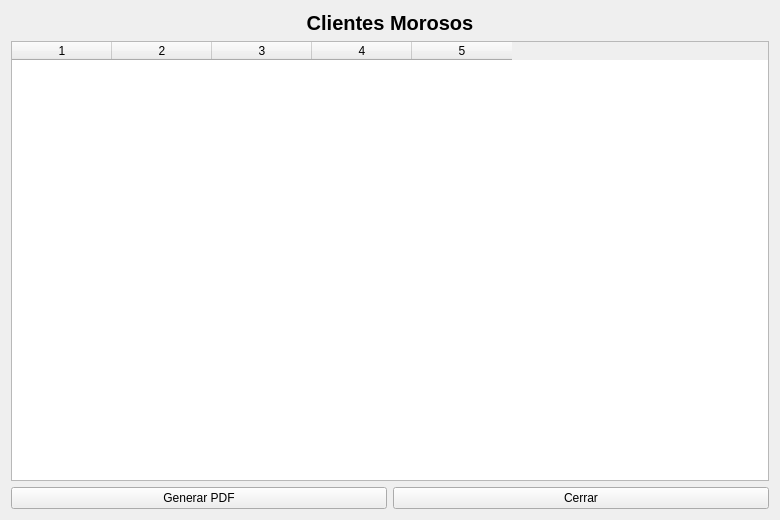
<?xml version="1.0" encoding="UTF-8"?>
<ui version="4.0">
 <class>VentanaMorosos</class>
 <widget class="QWidget" name="VentanaMorosos">
  <property name="geometry">
   <rect>
    <x>0</x>
    <y>0</y>
    <width>780</width>
    <height>520</height>
   </rect>
  </property>
  <property name="windowTitle">
   <string>Clientes Morosos</string>
  </property>

  <layout class="QVBoxLayout" name="verticalLayout">

   <!-- TITULO -->
   <item>
    <widget class="QLabel" name="lbl_titulo">
     <property name="text">
      <string>Clientes Morosos</string>
     </property>
     <property name="alignment">
      <set>Qt::AlignHCenter</set>
     </property>
     <property name="styleSheet">
      <string notr="true">font-size: 20px; font-weight: bold;</string>
     </property>
    </widget>
   </item>

   <!-- TABLA -->
   <item>
    <widget class="QTableWidget" name="tabla_morosos">
     <property name="columnCount">
      <number>5</number>
     </property>
     <property name="horizontalHeaderLabels">
      <stringlist>
       <string>Cliente</string>
       <string>Venta</string>
       <string>Cuota</string>
       <string>Vencimiento</string>
       <string>Estado</string>
      </stringlist>
     </property>
    </widget>
   </item>

   <!-- BOTONES -->
   <item>
    <layout class="QHBoxLayout" name="layout_botones">

     <item>
      <widget class="QPushButton" name="btn_generar_pdf">
       <property name="text">
        <string>Generar PDF</string>
       </property>
      </widget>
     </item>

     <item>
      <widget class="QPushButton" name="btn_cerrar">
       <property name="text">
        <string>Cerrar</string>
       </property>
      </widget>
     </item>

    </layout>
   </item>

  </layout>
 </widget>

 <resources/>
 <connections/>
</ui>
